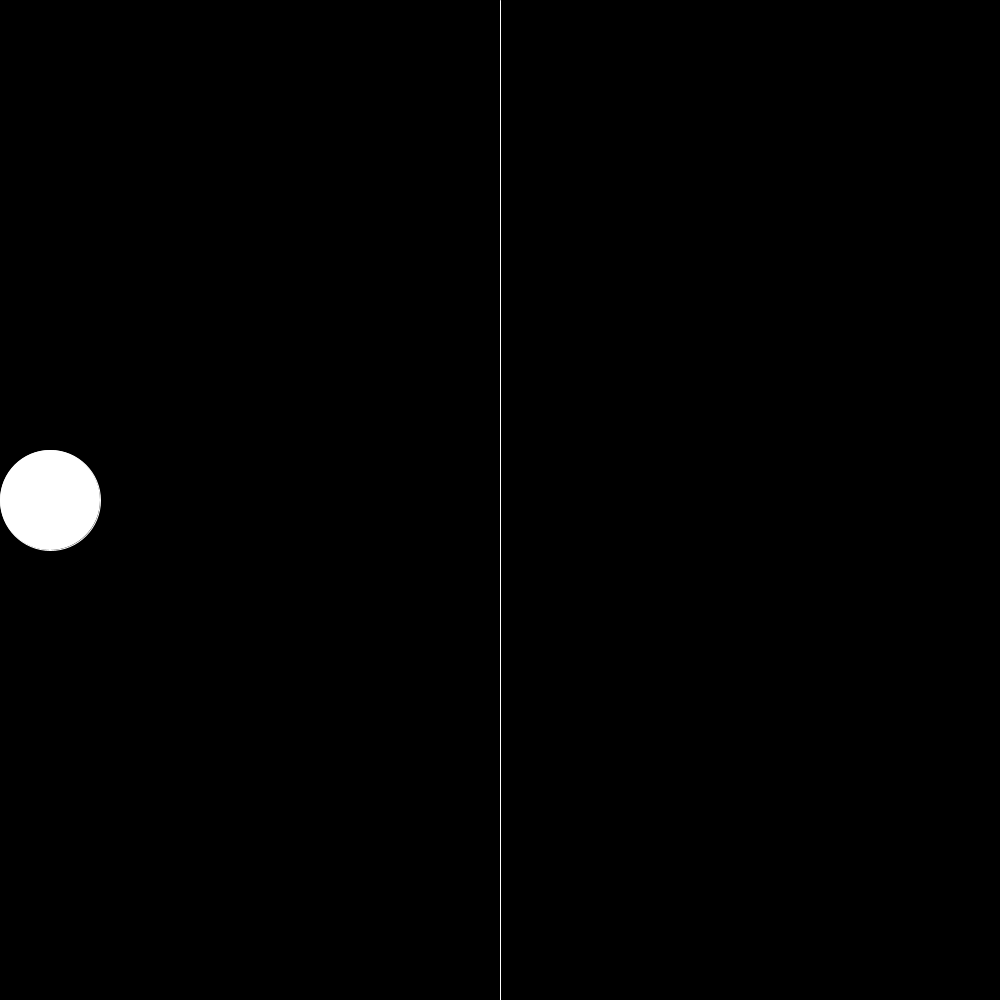
Frame 1 (no input)
Frame 60 (the mouse pressed at the canvas centre just before this capture): identical to frame 1, image omitted
Frame 120 (the mouse held since frame 60 and released just before this capture): identical to frame 1, image omitted

The Processing sketch that drew this single still picture (run headless with seeded random() and noise(); from frame 60 on, the mouse is pressed at the canvas centre):

// Processing sketch: Game
// ── Game.pde
void setup()
{
  size(1000,1000);
  wall = new level();
  player = new player();
}

level wall;
player player;
void draw()
{
  background (0);
  
  wall.render();
  player.render();
  
}

void keyPressed()
{
  
  player.update();
}
// ── GameObjects.pde
class GameObjects
{
  
  float y = 1000;
  float x = width/2;
  float px = 50;
  float py = 500;
  
  public void update()
  {
  }
  
  public void render()
  {
  }
}
// ── Level.pde
class level extends GameObjects
{
  
  void update()
  {
    
    
  }
  
  
  void render()
  {
    stroke(255);
    line(x,0,x,y);
  }
}
// ── player.pde
class player extends GameObjects
{
  
  
    
    
  void update()
  {
     if (key ==CODED)
    {
      if( keyCode == RIGHT )
      { 
        px += 8;
      }
      
      else if (keyCode == LEFT )
      { 
        px -= 8;
      } 
      if( keyCode == UP )
      { 
        py -= 8;
      }
      
      else if (keyCode == DOWN )
      { 
        py += 8;
      }
    }
    
  }
  void render()
  {
    
    
    ellipse(px,py,100,100);
    
     
  }
   
}
